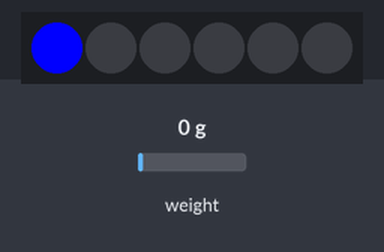
Recording of a sketch running on a simulated ESP32. Shown: 6 RGB LEDs in strip order, left to right. The inputs (shaded band) are chosen by the test bench; at power-on: weight on the scale 0 g. WiFi joins after 1.5 s; servers stay silent unless stated; random numbers use the default seed unless the sketch sets one; no MQTT or app messages arrive unless stated.

Above: at 2.5 s.
4.2 s: weight on the scale set to 1250 g
At 4.9 s:
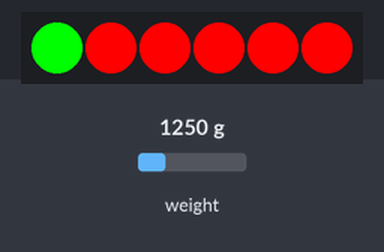
8.0 s: weight on the scale set to 100 g
At 9.3 s:
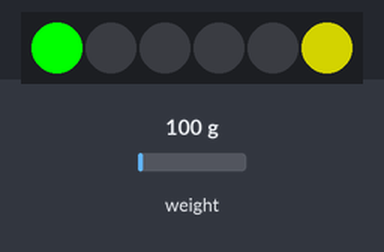
12.0 s: weight on the scale set to 2500 g
At 14.3 s:
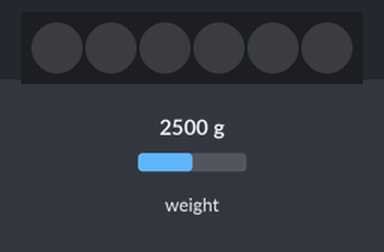
Timing chart, 0 to 22.0 s (numbered marks = the images above; inputs shaded):
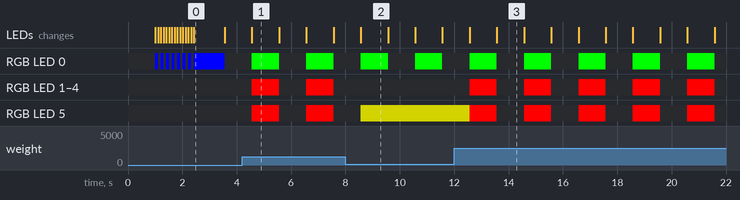

The sketch:

esp_bin_code.ino
```cpp
#include <WiFi.h>
#include <PubSubClient.h>
#include <Adafruit_NeoPixel.h>
#include "HX711.h"
#include <WiFiClientSecure.h>

// ---------------- CONFIG ----------------
const char* ssid = "ESP32_TEST";
const char* password = "d29fd1a19f4";

const char* mqtt_server = "c1f5ac9342c94c8483a19f93a4baff51.s1.eu.hivemq.cloud";
const int mqtt_port = 8883;
const char* mqtt_user = "mqtt_admin";
const char* mqtt_pass = "Mqttadmin123";
const char* mqtt_topic = "smartbin/data";

// ---------------- HX711 ----------------
#define DOUT 4
#define CLK 5
HX711 scale;
float calibration_factor = 729.86f; //calibaration factor
float bin_capacity = 1000.0f;       // 1kg

// ---------------- NeoPixel ----------------
#define PIXEL_PIN 2
#define NUMPIXELS 6 // Pixel 0 = status, 1-5 = fill
Adafruit_NeoPixel pixels(NUMPIXELS, PIXEL_PIN, NEO_GRB + NEO_KHZ800);

// ---------------- MQTT ----------------
WiFiClientSecure espClient;
PubSubClient client(espClient);

// ---------------- TIMERS ----------------
unsigned long lastStrobe = 0;
bool strobeOn = false;

unsigned long lastBlink = 0;
bool blinkState = false;

unsigned long lastMQTTPublish = 0;
const unsigned long mqttInterval = 5000; // Publish every 2 sec development environment

// ---------------- BIN DEFINITIONS ----------------
struct Bin {
  String id;
  String name;
  float lat;
  float lon;
  bool isReal;
  float weight;
  float percent;
};

Bin bins[5] = {
  {"019bf21c-8242-4df6-be19-f9320f250054", "Siyane Uyana Middle", 7.086789, 80.038836, false, 0, 0},
  {"75e8c36a-e68d-4571-999c-a5b0079f7a7f", "Weeragula Road first Junction", 7.09418, 80.042211, true, 0, 0},
  {"a4bbb117-6916-448b-8731-a7c5804b04b5", "Gampaha CTB Depot", 7.083142, 80.023129, false, 0, 0},
  {"ca2d927d-8b99-4db8-92aa-d7fb4aa293c0", "Kurunegala Watta Road", 7.092561, 80.029365, false, 0, 0},
  {"fc0194bb-2bba-487b-b179-dd0625c281e6", "Pituwalgoda Road", 7.072084, 80.034644, false, 0, 0}
};

// ---------------- FUNCTIONS ----------------
void strobeStatusPixel(uint8_t r, uint8_t g, uint8_t b, int interval) {
  unsigned long now = millis();
  if (now - lastStrobe >= interval) {
    strobeOn = !strobeOn;
    pixels.setPixelColor(0, strobeOn ? pixels.Color(r, g, b) : pixels.Color(0, 0, 0));
    pixels.show();
    lastStrobe = now;
  }
}

void setFillLevel(float percent) {
  for (int i = 1; i <= 5; i++) {
    float level = i * 20.0f;
    int ledIndex = 6 - i;
    if (percent >= level) {
      pixels.setPixelColor(ledIndex, pixels.Color(255, 0, 0));
    } else if (percent > level - 20.0f) {
      float p = (percent - (level - 20.0f)) / 20.0f;
      int r = p * 255;
      int g = (1 - p) * 255;
      pixels.setPixelColor(ledIndex, pixels.Color(r, g, 0));
    } else {
      pixels.setPixelColor(ledIndex, pixels.Color(0, 0, 0));
    }
  }
  pixels.show();
}

void blinkFillPixels(int interval) {
  unsigned long now = millis();
  if (now - lastBlink >= interval) {
    blinkState = !blinkState;
    uint32_t color = blinkState ? pixels.Color(255, 0, 0) : pixels.Color(0, 0, 0);
    for (int i = 1; i <= 5; i++) {
      int ledIndex = 6 - i;
      pixels.setPixelColor(ledIndex, color);
    }
    pixels.show();
    lastBlink = now;
  }
}

void setup_wifi() {
  WiFi.begin(ssid, password);
  while (WiFi.status() != WL_CONNECTED) {
    strobeStatusPixel(0, 0, 255, 100);
    delay(10);
  }
}

void reconnectMQTT() {
  while (!client.connected()) {
    strobeStatusPixel(0, 255, 255, 100);
    if (client.connect("ESP32Client", mqtt_user, mqtt_pass)) {
      lastStrobe = millis();
      break;
    } else {
      strobeStatusPixel(255, 0, 0, 500);
      delay(2000);
    }
  }
}

void setup() {
  pixels.begin();
  pixels.clear();
  pixels.show();

  scale.begin(DOUT, CLK);
  scale.set_scale(calibration_factor);
  scale.tare();

  setup_wifi();
  espClient.setInsecure();
  client.setServer(mqtt_server, mqtt_port);
}

// ---------------- LOOP ----------------
void loop() {
  // Status LED
  if (WiFi.status() != WL_CONNECTED) {
    strobeStatusPixel(0, 0, 255, 100);
  } else if (!client.connected()) {
    reconnectMQTT();
  } else {
    strobeStatusPixel(0, 255, 0, 10);
  }

  // Update real bin weight and LED fill
  for (int i = 0; i < 5; i++) {
    if (bins[i].isReal) {
      bins[i].weight = scale.get_units(10);
      bins[i].weight = max(0.0f, min(bin_capacity, bins[i].weight));
      bins[i].percent = (bins[i].weight / bin_capacity) * 100.0f;

      if (bins[i].percent >= 100.0f) {
        blinkFillPixels(50); // fast blink
      } else {
        setFillLevel(bins[i].percent);
      }
    } else {
      bins[i].weight = random(100, 1000) / 1.0f;
      bins[i].percent = random(10, 90);
    }
  }

  // MQTT publish every 2 seconds
  if (millis() - lastMQTTPublish >= mqttInterval) {
    for (int i = 0; i < 5; i++) {
      char payload[300];
      snprintf(payload, sizeof(payload),
        "{\"id\":\"%s\",\"location_name\":\"%s\",\"latitude\":%.6f,"
        "\"longitude\":%.6f,\"weight\":%.2f,\"fullness\":%.2f,"
        "\"type\":\"%s\"}",
        bins[i].id.c_str(), bins[i].name.c_str(), bins[i].lat, bins[i].lon,
        bins[i].weight, bins[i].percent, bins[i].isReal ? "real" : "simulated");
      client.publish(mqtt_topic, payload);
    }
    lastMQTTPublish = millis();
  }
}
```

Measured:
- what the display in image 0 shows lasts 1.2 s, from 2.4 s to 3.6 s
- what the display in image 1 shows lasts 1.0 s, from 4.6 s to 5.6 s
